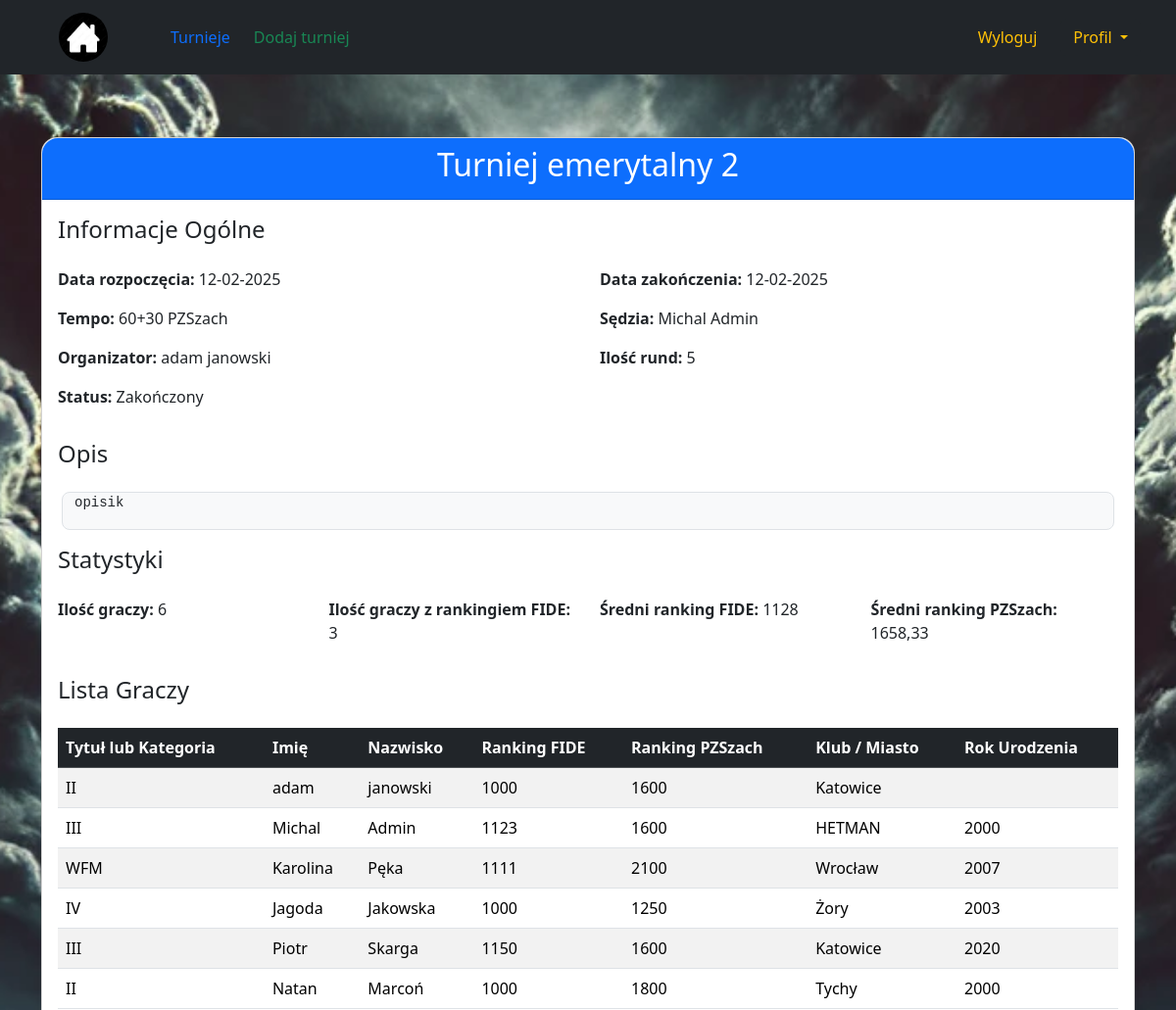
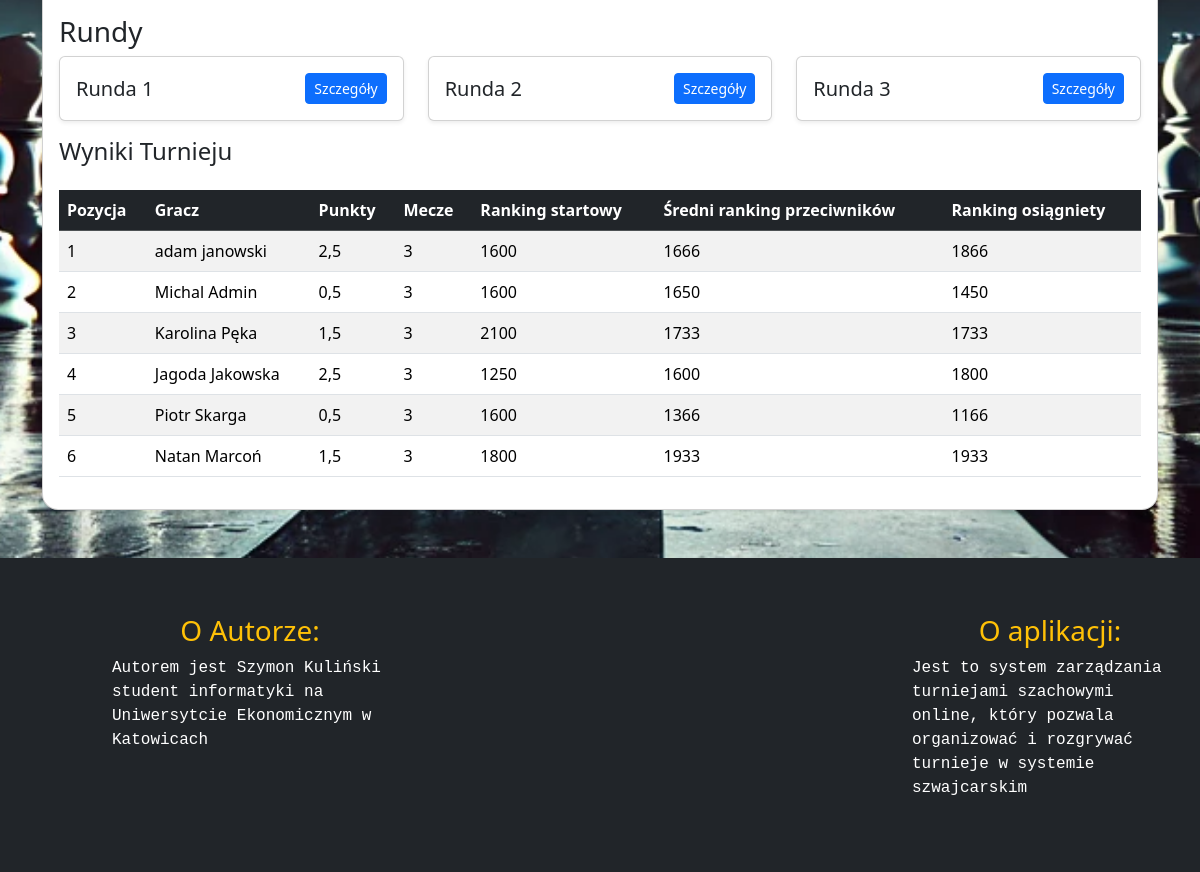
/tournaments/1/ (signed in), run on the app's committed database (2 pictures, top to bottom).
### tournaments/models.py (models this page shows, shortened)
class Tournament(models.Model):
    TOURNAMENT_TYPES = [('Błyskawiczne', 'Błyskawiczne'), ('Szybkie', 'Szybkie'), ('Klasyczne', 'Klasyczne'), ]
    PACES = [('1', '1 min'), ('3', '3 min'), ('5', '5 min'), ('10', '10 min'), ('15', '15 min'), ('30', '30 min'),
             ('60', '60 min'), ('1+1', '1+1 sec'), ('3+2', '3+2 sec'), ('5+3', '5+3 sec'), ('10+5', '10+5 sec'),
             ('10+15', '10+15 sec'), ('15+15', '15+15 sec'), ('30+10', '30+10 sec'), ('60+30', '60+30 sec'),
             ('120+30', '120+30 sec'), ]
    STATUS_CHOICES = [('Nadchodzący', 'Nadchodzący'), ('Tr  wający', 'Trwający'), ('Zakończony', 'Zakończony'), ]
    RANKING_CHOICES = [('Brak', 'Brak'), ('FIDE', 'FIDE'), ('PZSzach', 'PZSzach'), ]
    REGION_CHOICES = [('dolnośląskie', 'Dolnośląskie'), ('kujawsko-pomorskie', 'Kujawsko-pomorskie'),
                      ('lubelskie', 'Lubelskie'), ('lubuskie', 'Lubuskie'), ('łódzkie', 'Łódzkie'),
                      ('małopolskie', 'Małopolskie'), ('mazowieckie', 'Mazowieckie'), ('opolskie', 'Opolskie'),
                      ('podkarpackie', 'Podkarpackie'), ('podlaskie', 'Podlaskie'), ('pomorskie', 'Pomorskie'),
                      ('śląskie', 'Śląskie'), ('świętokrzyskie', 'Świętokrzyskie'),
                      ('warmińsko-mazurskie', 'Warmińsko-mazurskie'), ('wielkopolskie', 'Wielkopolskie'),
                      ('zachodniopomorskie', 'Zachodniopomorskie'), ]
    name = models.CharField(max_length=200)
    date_begin = models.DateField(null=True)
    date_end = models.DateField(null=True)
    pace = models.CharField(choices=PACES, max_length=10)
    type_of_tournament = models.CharField(choices=TOURNAMENT_TYPES, max_length=20)
    status = models.CharField(choices=STATUS_CHOICES, max_length=12,default='Nadchodzący')
    rounds_amount = models.IntegerField(default=2)
    current_round = models.PositiveIntegerField(default=1)
    arbiter = models.ForeignKey(User, related_name='arbited_tournaments', on_delete=models.CASCADE,blank=True, null=True)
    organizer = models.ForeignKey(User, related_name='orgianized_tournaments', on_delete=models.CASCADE)
    ranking = models.CharField(choices=RANKING_CHOICES, max_length=10, default='Brak')
    city = models.CharField(max_length=100, null=True, blank=True)
    region = models.CharField(choices=REGION_CHOICES, max_length=100, null=True, blank=True)
    description = models.TextField(blank=True, null=True, verbose_name='Opis turnieju')

class Player(models.Model):
    user = models.ForeignKey(User, on_delete=models.CASCADE, related_name='player')
    tournament = models.ForeignKey('Tournament', on_delete=models.CASCADE)
    points = models.FloatField(default=0)  # Punkty zdobyte przez gracza
    previous_opponents = models.ManyToManyField('self', blank=True)  # Z kim zawodnik już grał
    has_paused = models.BooleanField(default=False)
    consecutive_white_games = models.IntegerField(default=0)
    consecutive_black_games = models.IntegerField(default=0)
    last_color = models.CharField(blank=True, max_length=6)
    start_rating = models.IntegerField(default=0)
    achieved_rating = models.IntegerField(default=0)
    avarage_oponents_rating = models.IntegerField(default=0)
    matches_count = models.IntegerField(default=0)

class Round(models.Model):
    tournament = models.ForeignKey('Tournament', on_delete=models.CASCADE, related_name='rounds')
    round_number = models.PositiveIntegerField()
    status = models.CharField(max_length=20, choices=[('not_started', 'Nieutworzona'), ('in_progress', 'Utworzona'),
                                                      ('completed', 'Zakończona')], default='not_started')
    class Meta:
        ordering = ['round_number']
        unique_together = ('tournament', 'round_number')
        verbose_name = 'Runda'
        verbose_name_plural = 'Rundy'

### profiles/models.py (models this page shows, shortened)
class Profile(models.Model):
    GENDER_CHOICES = [('M', 'Mężczyzna'), ('F', 'Kobieta'), ]
    TITLE_AND_CATEGOREIES_CHOICES = [('GM', 'Arcymistrz'), ('IM', 'Mistrz międzynarodowy'), ('FM', 'Mistrz FIDE'),
                                     ('CM', 'Kandydat na mistrza FIDE'), ('WGM', 'Arcymistrzyni	'),
                                     ('WIM', 'Mistrzyni międzynarodowa'), ('WFM', 'Mistrzyni FIDE'),
                                     ('WCM', 'Kandydatka na mistrzynię FIDE'), ('M', 'Mistrz krajowy'),
                                     ('K', 'Kandydat na mistrza krajowego'), ('I', 'I'), ('II', 'II'),
                                     ('III', 'III'), ('IV', 'IV'), ('V', 'V'),
                                     ('Bk', 'Bk'), ]
    user = models.OneToOneField(User, on_delete=models.CASCADE)
    first_name = models.CharField(max_length=30, blank=True, null=True)
    last_name = models.CharField(max_length=30, blank=True, null=True)
    birth_date = models.DateField(null=True, blank=True)
    gender = models.CharField(max_length=1, choices=GENDER_CHOICES, blank=True, null=True)
    city = models.CharField(max_length=43, blank=True, null=True)
    club = models.CharField(max_length=43, blank=True, null=True)
    phone_number = models.CharField(max_length=15, blank=True, null=True)
    rating_fide = models.IntegerField(null=True, blank=True, default=1000)
    rating_pzszach = models.IntegerField(null=True, blank=True, default=1000)
    title_or_category = models.CharField(max_length=10, choices=TITLE_AND_CATEGOREIES_CHOICES, default='Bk')

### tournaments/views.py (the view)
# urls.py: path('<int:tournament_id>/', views.tournament_detail, name='tournament_detail'),
def tournament_detail(request, tournament_id):
    tournament = Tournament.objects.get(pk=tournament_id)
    is_signed = Player.objects.filter(tournament=tournament, user=request.user).exists()
    players = Player.objects.filter(tournament=tournament)
    total_players = players.count()
    players_with_fide = players.filter(user__profile__rating_fide__gt=1000)
    players_with_fide_count = players_with_fide.count()
    average_fide_rating = players_with_fide.aggregate(Avg('user__profile__rating_fide'))[
        'user__profile__rating_fide__avg']
    average_pzszach_rating = players.aggregate(Avg('user__profile__rating_pzszach'))[
        'user__profile__rating_pzszach__avg']
    players = Player.objects.filter(tournament=tournament)
    rounds = Round.objects.filter(tournament=tournament)
    context = {'tournament': tournament, 'total_players': total_players,
               'players_with_fide_count': players_with_fide_count, 'average_fide_rating': average_fide_rating,
               'average_pzszach_rating': average_pzszach_rating, 'is_signed': is_signed, 'rounds': rounds,
               'players': players}
    return render(request, 'tournaments/tournament_detail.html', context)

### core/context_processors.py (called while the page is built)
def is_organizer(request):
    is_organizer = request.user.groups.filter(name='Organizer').exists()
    return {'is_organizer': is_organizer}

### templates/tournaments/tournament_detail.html (shortened to what this page needs)
{% extends 'core/index.html' %}
{% block content %}
    <div class="container my-5">
        <div class="row">
            <div class="col-md-12">
                <div class="card shadow-sm rounded-4">
                    <div class="card-header bg-primary text-white text-center rounded-top-4">
                        <h2>{{ tournament.name }}</h2>
                    </div>
                    <div class="card-body">
                        <h4 class="mb-4">Informacje Ogólne</h4>
                        <div class="row mb-3">
                            <div class="col-md-6">
                                <p><strong>Data rozpoczęcia:</strong> {{ tournament.date_begin|date:"d-m-Y" }}</p>
                            </div>
                            <div class="col-md-6">
                                <p><strong>Data zakończenia:</strong> {{ tournament.date_end|date:"d-m-Y" }}</p>
                            </div>
                            <div class="col-md-6">
                                <p><strong>Tempo:</strong> {{ tournament.pace }} {{ tournament.ranking }}
                                </p>
                            </div>
                            <div class="col-md-6">
                                <p>
                                    <strong>Sędzia:</strong> {{ tournament.arbiter.profile.first_name }} {{ tournament.arbiter.profile.last_name }}
                                </p>
                            </div>
                            <div class="col-md-6">
                                <p>
                                    <strong>Organizator:</strong> {{ tournament.organizer.profile.first_name }} {{ tournament.organizer.profile.last_name }}
                                </p>
                            </div>
                            <div class="col-md-6">
                                <p><strong>Ilość rund:</strong> {{ tournament.rounds_amount }}</p>
                            </div>
                            <div class="col-md-6">
                                <p><strong>Status: </strong> {{ tournament.status }}</p>
                            </div>
                        </div>
                        <h4 class="mb-4">Opis</h4>
                        <div class="row mb-3 border border-1 bg-light mx-1 rounded-3">
                            <pre>{{ tournament.description|default:"Brak Dodanego opisu" }}</pre>
                        </div>
                        <h4 class="mb-4">Statystyki</h4>
                        <div class="row mb-3">
                            <div class="col-md-3">
                                <p><strong>Ilość graczy:</strong> {{ total_players }}</p>
                            </div>
                            <div class="col-md-3">
                                <p><strong>Ilość graczy z rankingiem FIDE:</strong> {{ players_with_fide_count }}</p>
                            </div>
                            <div class="col-md-3">
                                <p><strong>Średni ranking
                                    FIDE:</strong> {{ average_fide_rating|default:'Brak'|floatformat:0 }}</p>
                            </div>
                            <div class="col-md-3">
                                <p><strong>Średni ranking PZSzach:</strong> {{ average_pzszach_rating|floatformat:2 }}
                                </p>
                            </div>
                        </div>
                        <h4 class="mb-4">Lista Graczy</h4>
                        <div class="table-responsive">
                            <table class="table table-striped">
                                <thead class="table-dark">
                                <tr>
                                    <th>Tytuł lub Kategoria</th>
                                    <th>Imię</th>
                                    <th>Nazwisko</th>
                                    <th>Ranking FIDE</th>
                                    <th>Ranking PZSzach</th>
                                    <th>Klub / Miasto</th>
                                    <th>Rok Urodzenia</th>
                                </tr>
                                </thead>
                                <tbody>
                                {% for player in players %}
                                    <tr>
                                        <td>{{ player.user.profile.title_or_category }}</td>
                                        <td>{{ player.user.profile.first_name }}</td>
                                        <td>{{ player.user.profile.last_name }}</td>
                                        <td>{{ player.user.profile.rating_fide }}</td>
                                        <td>{{ player.user.profile.rating_pzszach }}</td>
                                        {% if player.user.profile.club %}
                                            <td>{{ player.user.profile.club }}</td>
                                        {% else %}
                                            <td>{{ player.user.profile.city }}</td>
                                        {% endif %}
                                        <td>{{ player.user.profile.birth_date|date:"Y" }}</td>
                                    </tr>
                                {% endfor %}
                                </tbody>
                            </table>
                        </div>
                        <h3>Rundy</h3>
                        <div class="row">
                            {% for round in rounds %}
                                {% if round %}
                                    <div class="col-md-4">
                                        <div class="card mb-3 shadow-sm">
                                            <div class="card-body d-flex align-items-center justify-content-between">
                                                <div>
                                                    <h5 class="card-title mb-0">Runda {{ round.round_number }}</h5>
                                                </div>
                                                <a href="{% url 'round_detail' tournament.id round.id %}"
                                                   class="btn btn-primary btn-sm">
                                                     Szczegóły
                                                </a>
                                            </div>
                                        </div>
                                    </div>
                                {% endif %}
                            {% endfor %}
                        </div>
                        {% if tournament.status == 'Zakończony' %}
                            <h4 class="mb-4">Wyniki Turnieju</h4>
                            <div class="table-responsive">
                                <table class="table table-striped">
                                    <thead class="table-dark">
                                    <tr>
                                        <th>Pozycja</th>
                                        <th>Gracz</th>
                                        <th>Punkty</th>
                                        <th>Mecze</th>
                                        {% if tournament.ranking == "PZSzach" or tournament.ranking == "FIDE" %}
                                            <th>Ranking startowy</th>
                                            <th>Średni ranking przeciwników</th>
                                            <th>Ranking osiągniety</th>
                                        {% endif %}
                                    </tr>
                                    </thead>
                                    <tbody>
                                    {% for player in players %}
                                        <tr>
                                            <td>{{ forloop.counter }}</td>
                                            <td>{{ player.user.profile.first_name }} {{ player.user.profile.last_name }}</td>
                                            <td>{{ player.points }}</td>
                                            <td>{{ player.matches_count }}</td>
                                            {% if tournament.ranking == "PZSzach" or tournament.ranking == "FIDE" %}
                                                <td>{{ player.start_rating }}</td>
                                                <td>{{ player.avarage_oponents_rating }}</td>
                                                <td>{{ player.achieved_rating }}</td>
                                            {% endif %}
                                        </tr>
                                    {% endfor %}
                                    </tbody>
                                </table>
                            </div>
                        {% endif %}
                    </div>
                </div>
            </div>
        </div>
    </div>
{% endblock %}

### data on the page
Tournament: name "Turniej emerytalny 2", date_begin "12-02-2025", date_end "12-02-2025", pace "60+30", ranking "PZSzach", arbiter.profile.first_name "Michal", arbiter.profile.last_name "Admin", organizer.profile.first_name "adam", organizer.profile.last_name "janowski", rounds_amount "5", status "Zakończony", description "opisik"
Player: user.profile.title_or_category "II", user.profile.first_name "adam", user.profile.last_name "janowski", user.profile.rating_fide "1000", user.profile.rating_pzszach "1600", user.profile.city "Katowice", points "2,5", matches_count "3", start_rating "1600", avarage_oponents_rating "1666", achieved_rating "1866"
Player: user.profile.title_or_category "III", user.profile.first_name "Michal", user.profile.last_name "Admin", user.profile.rating_fide "1123", user.profile.rating_pzszach "1600", user.profile.club "HETMAN", user.profile.birth_date "2000", points "0,5", matches_count "3", start_rating "1600", avarage_oponents_rating "1650", achieved_rating "1450"
Player: user.profile.title_or_category "WFM", user.profile.first_name "Karolina", user.profile.last_name "Pęka", user.profile.rating_fide "1111", user.profile.rating_pzszach "2100", user.profile.city "Wrocław", user.profile.birth_date "2007", points "1,5", matches_count "3", start_rating "2100", avarage_oponents_rating "1733", achieved_rating "1733"
Player: user.profile.title_or_category "IV", user.profile.first_name "Jagoda", user.profile.last_name "Jakowska", user.profile.rating_fide "1000", user.profile.rating_pzszach "1250", user.profile.city "Żory", user.profile.birth_date "2003", points "2,5", matches_count "3", start_rating "1250", avarage_oponents_rating "1600", achieved_rating "1800"
Player: user.profile.title_or_category "III", user.profile.first_name "Piotr", user.profile.last_name "Skarga", user.profile.rating_fide "1150", user.profile.rating_pzszach "1600", user.profile.city "Katowice", user.profile.birth_date "2020", points "0,5", matches_count "3", start_rating "1600", avarage_oponents_rating "1366", achieved_rating "1166"
Player: user.profile.title_or_category "II", user.profile.first_name "Natan", user.profile.last_name "Marcoń", user.profile.rating_fide "1000", user.profile.rating_pzszach "1800", user.profile.city "Tychy", user.profile.birth_date "2000", points "1,5", matches_count "3", start_rating "1800", avarage_oponents_rating "1933", achieved_rating "1933"
Round: round_number "1"
Round: round_number "2"
Round: round_number "3"

### other printed values
{{ total_players }} "6"
{{ players_with_fide_count }} "3"
{{ average_fide_rating|default:'Brak'|floatformat:0 }} "1128"
{{ average_pzszach_rating|floatformat:2 }} "1658,33"
